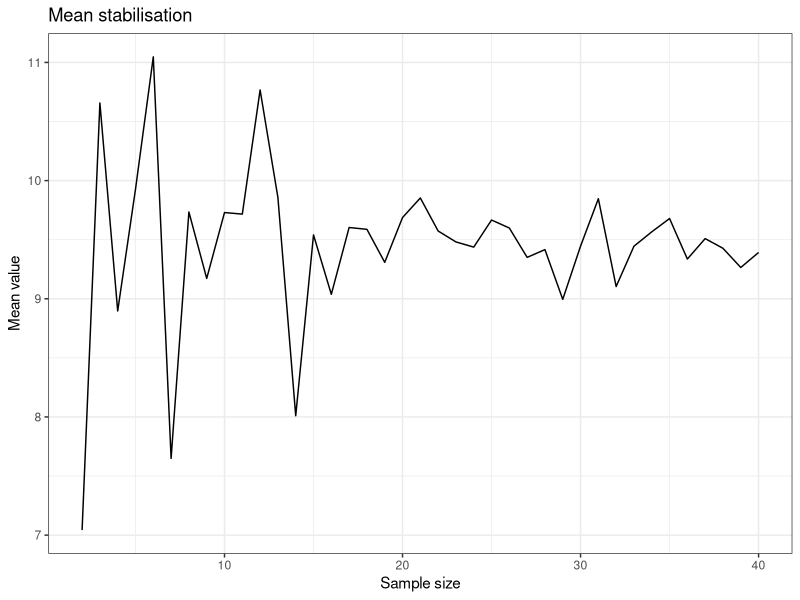
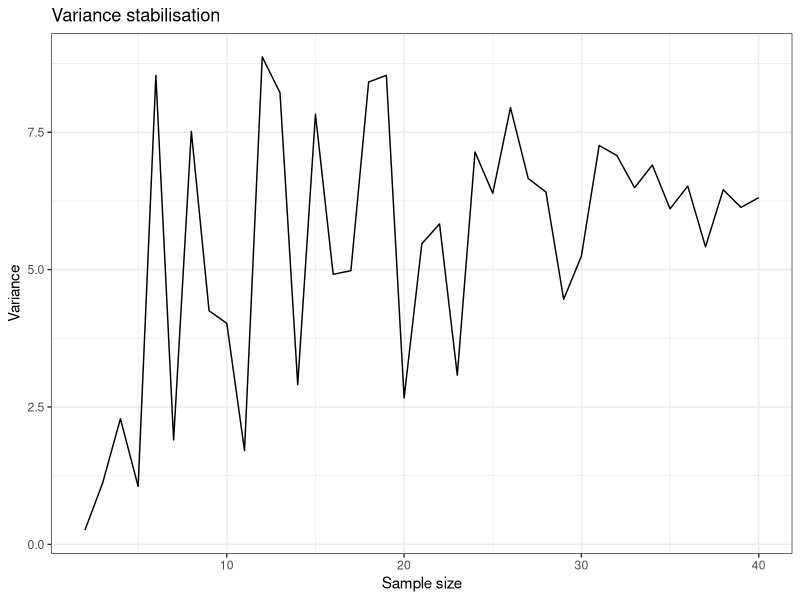
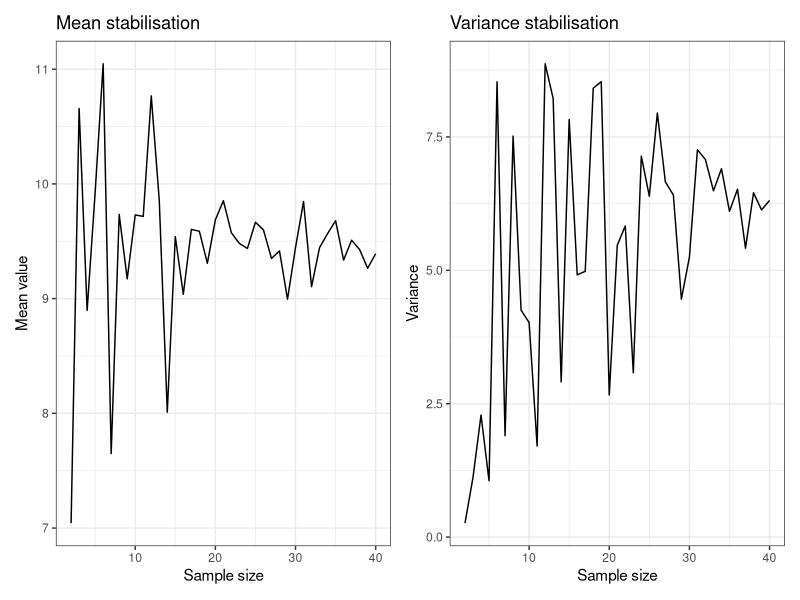

Recreate these plots in R, in order.
# This script creates a histogram and boxplot of a single dataset using ggplot2.
library(tidyverse)
library(readxl)
library(patchwork)

# Simulated data below. If you wish to import your own data, comment
# out the code below or remove it.
# To import your own data, use read_csv() or read_excel() depending
# on whether your data is in a .csv or .xlsx file.
#
# ==============================================
# Generate simulated data
set.seed(1543)
x <- rnorm(40, mean = 10, sd = 2)
sample_sizes <- seq(0, 40, by = 1)
means <- sapply(sample_sizes, function(n) mean(sample(x, n)))
vars <- sapply(sample_sizes, function(n) var(sample(x, n)))

df <- tibble(x = sample_sizes, means, vars) |>
    drop_na()
# ==============================================


# Plot means
library(ggplot2)
library(patchwork)
p1 <-
    ggplot(df, aes(x, means)) +
    geom_line() +
    labs(x = "Sample size", y = "Mean value") +
    ggtitle("Mean stabilisation") +
    theme_bw()

p2 <-
    ggplot(df, aes(x, vars)) +
    geom_line() +
    labs(x = "Sample size", y = "Variance") +
    ggtitle("Variance stabilisation") +
    theme_bw()

p1
p2
p1 + p2
